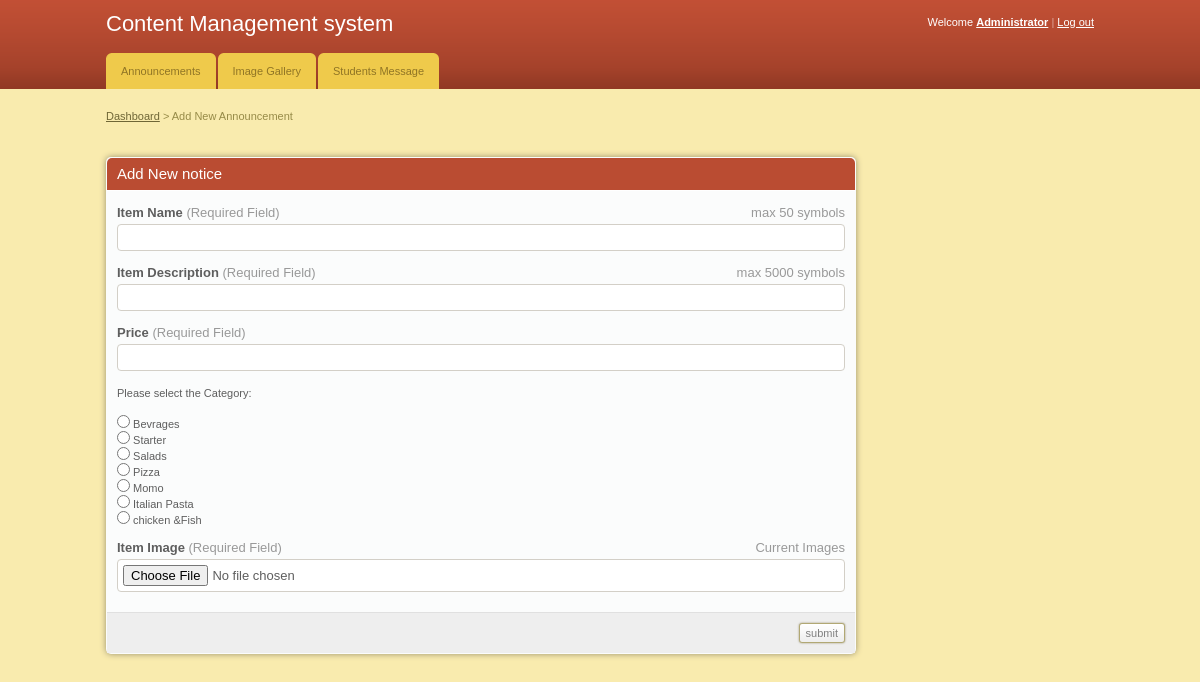
Screenshot of /add_notice.php with the database file from the repository.
### tables this page shows
CREATE TABLE `categories` (
  `id` int(11) NOT NULL,
  `category_name` varchar(255) DEFAULT NULL
);

### add_notice.php (the view, shortened to what this page needs)
<!DOCTYPE html PUBLIC "-//W3C//DTD XHTML 1.0 Transitional//EN" "http://www.w3.org/TR/xhtml1/DTD/xhtml1-transitional.dtd">
<html xmlns="http://www.w3.org/1999/xhtml">
<head>
	<link rel="stylesheet" href="css/style.css" type="text/css" media="all" />
</head>
<body>
<div id="header">
	<div class="shell">
		<?php
			include 'menu.php';
		?>
		</div>
	</div>
<div id="container">
	<div class="shell">
		<div class="small-nav">
			<a href="index.php">Dashboard</a>
			<span>&gt;</span>
			Add New Announcement
		</div>
		<br />
		<div id="main">
			<div id="content">
				<div class="box">
					<div class="box-head">
						<h2>Add New notice</h2>
					</div>
					<form action="" method="post" enctype="multipart/form-data">
						<div class="form">
								<p>
									<span class="req">max 50 symbols</span>
									<label>Item Name <span>(Required Field)</span></label>
									<input type="text" class="field size1" name="title" required />
								</p>
								<p>
									<span class="req">max 5000 symbols</span>
									<label>Item Description <span>(Required Field)</span></label>
									<input type="text" class="field size1" name="notice" required />
								</p>
								<p>
									<label>Price <span>(Required Field)</span></label>
									<input type="text" class="field size1" name="price" required />
								</p>
								<p>Please select the Category:</p>
								  <?php
								  include 'database.php';
									$select = "SELECT * FROM categories ";
									$result = $conn->query($select);
									while($row = $result->fetch_assoc()){
								  ?>
								  <input  type="radio" name="radio" value="<?php echo $row['id'] ?>"> <?php echo $row['category_name'] ?><br>
								   <?php
									}?>
									<br>
								<p>
									<span class="req">Current Images</span>
									<label>Item Image <span>(Required Field)</span></label>
									<input type="file" class="field size1" name="image" required />
								</p>
						</div>
						<div class="buttons">
							<input type="submit" class="button" value="submit" name="send" />
						</div>
					</form>
				</div>
			</div>
		</div>
	</div>
</div>
</body>
</html>

### css/style.css (style rules this page uses)
* { padding:0; margin:0; outline:0; }
body { background:#f9ebae; font-family: Verdana, sans-serif; font-size:11px; line-height:14px; color:#5e5e5e; }
input, textarea, select { font-family: Verdana, sans-serif; font-size:13px; }
.field { border:solid 1px #d3cfc7; background:#fff; padding:5px; }
.button { background:#eee url(images/button.gif) repeat-x 0 0; border:solid 1px #b1a874; color:#7f7f7f; font-size:11px; padding:2px 6px 2px 6px; cursor:pointer; line-height:14px !important; }
a { color:#ba4c32; text-decoration: underline; cursor:pointer; }
h2 { font-size:15px; font-weight: normal; }
.shell { width:988px; margin:0 auto; }
#header { height:89px; background:url(images/header.gif); white-space:nowrap; }
#container { padding:20px 0; }
.small-nav { color:#978b48; padding-bottom:20px; }
.small-nav a { color:#6f6636; }
#content { float:left; width:750px; }
.box { background:#fbfcfc; height:100%; padding:1px; margin-bottom:20px; }
.box-head { background:#ba4c32; height:32px; color:#fff; padding: 0 10px; line-height:32px; white-space:nowrap; border-bottom:solid 1px #fff; }
.form { padding:15px 10px 5px 10px; }
.form label { display:block; font-weight: bold; font-size:13px; padding-bottom:4px; }
.form label span { color:#999; font-weight: normal; }
.form .field { display:block; }
.form .req { font-size:13px; float:right; white-space:nowrap; color:#999; }
.form p { padding-bottom:15px; }
.size1 { width:716px; }
.buttons { text-align: right; padding:10px; background:#eee; border-top:solid 1px #e0e0e0; }
.buttons .button { margin-left:3px; }
.box { -moz-border-radius:5px; -webkit-border-radius:5px; -moz-box-shadow: 0 0 6px #978f6c; -webkit-box-shadow: 0 0 6px #978f6c; }
.box-head { -moz-border-radius-topleft:5px; -moz-border-radius-topright:5px; -webkit-border-top-left-radius:5px; -webkit-border-top-right-radius:5px; }
.field, .button { -moz-border-radius:4px; -webkit-border-radius:4px; }
.small-field, .button, .pagging a { -moz-border-radius:3px; -webkit-border-radius:3px; }
.button { -moz-box-shadow: 0 0 2px #978f6c; -webkit-box-shadow: 0 0 2px #978f6c; }

### rows the page displays
categories: category_name "Bevrages"
categories: category_name "Starter"
categories: category_name "Salads"
categories: category_name "Pizza"
categories: category_name "Momo"
categories: category_name "Italian Pasta"
categories: category_name "chicken &Fish"
